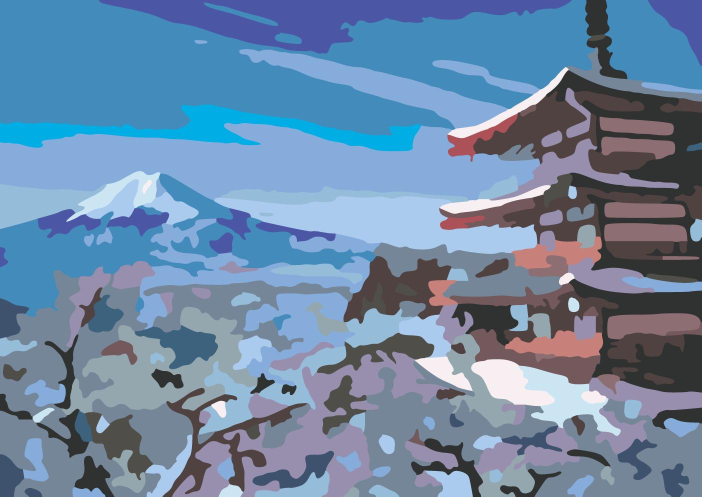
#> input picture design-preview.jpg, 1404 x 993 px (shown at 1/2 size)
$ python generate_reveal_masks.py
#> lines starting #> are read from the running program, lines starting #| are printed output that depends on the picture; after the words box and inside, x2 and y2 are one past the last pixel; in counts of white or black regions, pixels touching at a corner belong together
"""Generate per-color reveal masks for the paint-by-numbers website.

Pipeline:
  1. Identify outline NETWORK on canvas.png (single largest 8-connected
     component of dark pixels). Number labels are smaller separate
     blobs and ride along inside their surrounding region.
  2. Connected-component label "everything that isn't the outline" to
     get the 200+ paint regions.
  3. For each region, take the AVERAGE colour of design-preview.jpg
     under its pixels — that's the region's true paint colour.
  4. K-means cluster those region colours into exactly N_COLORS groups.
     Each cluster centroid becomes one entry in the palette; every
     cluster has at least one region.
  5. Expand regions into the anti-aliased outline ring (between soft
     edge and deep-ink core) so reveals sit snug against the canvas
     line and paint over any number label they enclose.
  6. Write one RGBA reveal_NN.png per cluster.

This avoids the JPEG-compression artefact that made the previous
quantiser produce duplicate shades nobody used.

Run once after changing the design or canvas image:
    python generate_reveal_masks.py
"""
from collections import Counter
from pathlib import Path

import numpy as np
from PIL import Image
from scipy import ndimage
from scipy.cluster.vq import kmeans2

HERE = Path(__file__).parent
DESIGN = HERE / "design-preview.jpg"
OUT_DIR = HERE / "stempel-wanderung" / "static"
CANVAS = OUT_DIR / "canvas.png"

N_COLORS = 20
OUTLINE_DETECT_THRESHOLD = 240
TRUE_LINE_THRESHOLD = 180
MIN_REGION_PIXELS = 8

EIGHT_CONN = np.ones((3, 3), dtype=bool)


def main():
    design_arr = np.array(Image.open(DESIGN).convert("RGB"))
#> design_arr is the input picture: shape (993, 1404, 3); mean R, G, B 108.1, 135.1, 164.8
    h, w, _ = design_arr.shape
#> h = 993; w = 1404

    # ---- Outline network -------------------------------------------
    canvas_l = np.array(Image.open(CANVAS).convert("L").resize((w, h)))
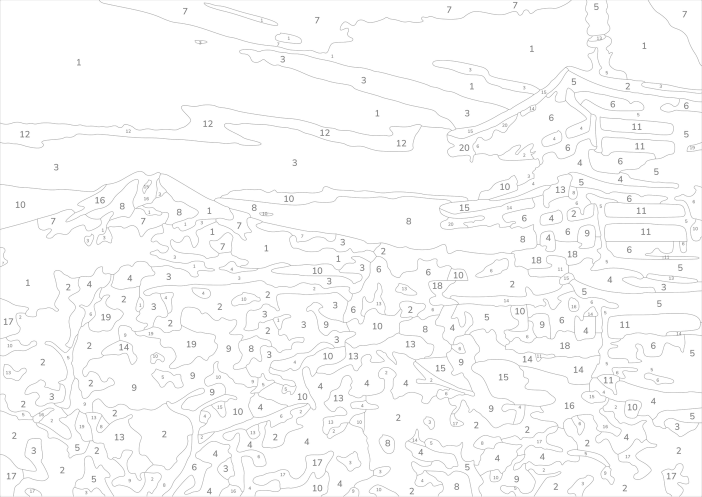
#> input picture stempel-wanderung/static/canvas.png, 1404 x 993 px (shown at 1/2 size)
    is_dark = canvas_l < OUTLINE_DETECT_THRESHOLD
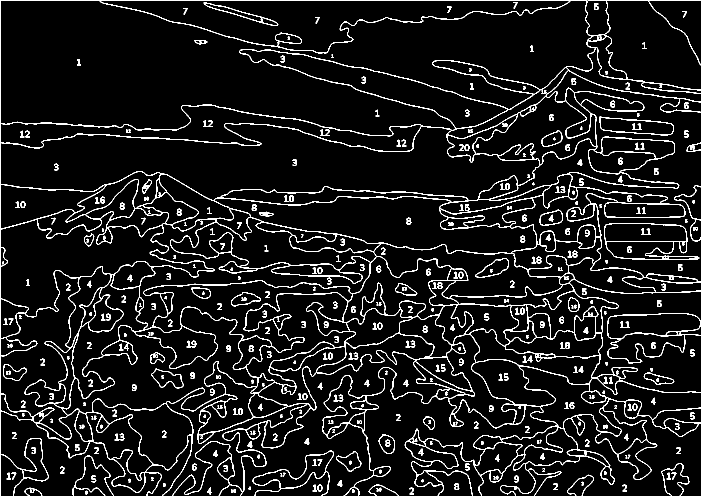
#> is_dark: shape (993, 1404) bool (shown at 1/2 size); 7.7% white in thin lines or dots
    dark_labels, n_dark = ndimage.label(is_dark, structure=EIGHT_CONN)
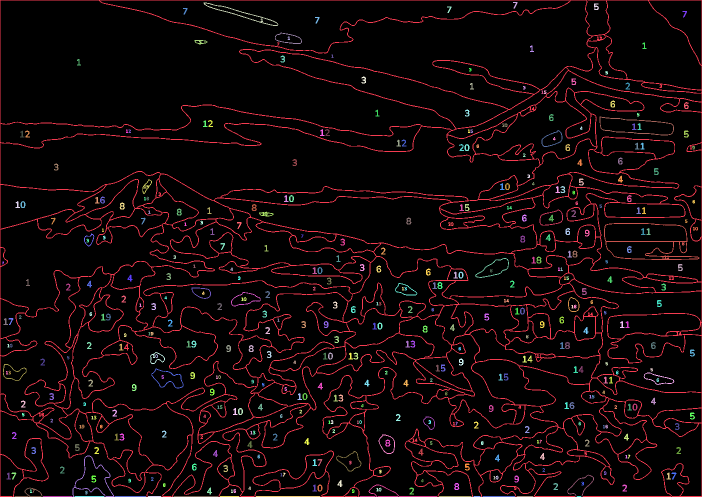
#> dark_labels: shape (993, 1404) int32 (shown at 1/2 size); 417 distinct labels, from 0 to 416; one colour per label, 0 black
#> n_dark = 416
    if n_dark == 0:
        raise SystemExit("No dark pixels in canvas — wrong image?")
    dark_sizes = ndimage.sum(is_dark, dark_labels, range(1, n_dark + 1))
#> dark_sizes = 416 values, max 80102 at index 0, min 8 at index 415, mean 259.4
    biggest_idx = int(dark_sizes.argmax()) + 1
#> biggest_idx = 1
    outline_network = dark_labels == biggest_idx
#> outline_network: shape (993, 1404) bool; 5.7% white in thin lines or dots
    true_line = canvas_l < TRUE_LINE_THRESHOLD
#> true_line: shape (993, 1404) bool; 1.8% white in thin lines or dots
    print(f"Canvas: outline network {int(outline_network.sum())} px, "
          f"true line {int(true_line.sum())} px.")
#| Canvas: outline network 80102 px, true line 25153 px.

    # ---- Region labels ---------------------------------------------
    interior = ~outline_network
#> interior: shape (993, 1404) bool; 94.3% white; black in thin lines or dots
    labels, n_components = ndimage.label(interior, structure=EIGHT_CONN)
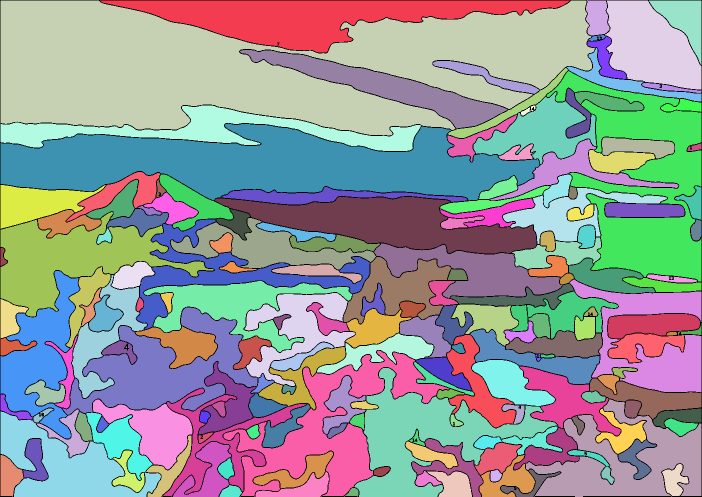
#> labels: shape (993, 1404) int32 (shown at 1/2 size); 191 distinct labels, from 0 to 190; one colour per label, 0 black
#> n_components = 190
    print(f"  {n_components} region components.")
#|   190 region components.

    # ---- Compute each region's average design colour ---------------
    region_ids = []
    region_avg = []
    region_sizes = ndimage.sum(
        labels > 0, labels, range(1, n_components + 1)
    )
#> region_sizes = 190 values, max 203181 at index 2, min 1 at index 144, mean 6916.2
    for region_id in range(1, n_components + 1):
        size = region_sizes[region_id - 1]
        if size < MIN_REGION_PIXELS:
            continue
        mask = labels == region_id
        avg = design_arr[mask].mean(axis=0)
        region_ids.append(region_id)
        region_avg.append(avg)
#> this loop made 190 passes
#> (size, avg) on passes 1 to 3: (43648, [74.61, 88.95, 166.1]), (2737, [47.18, 50.23, 50.31]), (203181, [67.2, 139, 187])
#> pass 1, in main, `mask = labels == region_id`:
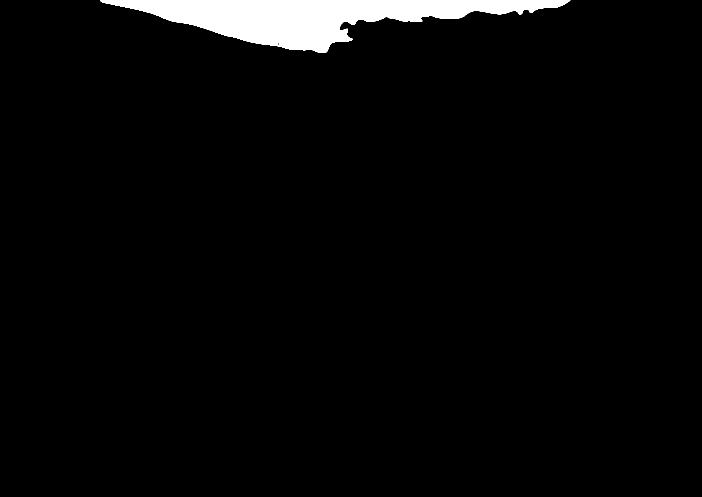
#> mask: shape (993, 1404) bool (shown at 1/2 size); 3.1% white; 1 white region, box (x1, y1, x2, y2) and area: (200, 0, 1141, 105) 43648
#> after the loop, region_avg = 186 items, first 6: [74.61, 88.95, 166.1], [47.18, 50.23, 50.31], [67.2, 139, 187], [67.37, 138.8, 186.7], [74.99, 86.12, 164.9], [78.85, 77.66, 72.53]; region_ids = 186 values from 1 to 190
    region_avg = np.asarray(region_avg, dtype=np.float64)
#> region_avg = 186 rows, first 8: [74.61, 88.95, 166.1], [47.18, 50.23, 50.31], [67.2, 139, 187], [67.37, 138.8, 186.7], [74.99, 86.12, 164.9], [78.85, 77.66, 72.53], [47.51, 50.08, 50.03], [117.3, 133.8, 152.2]
    print(f"  {len(region_ids)} regions large enough to colour.")
#|   186 regions large enough to colour.

    # ---- K-means cluster region colours into N_COLORS groups -------
    centroids, cluster_labels = kmeans2(
        region_avg,
        k=N_COLORS,
        minit="++",
        seed=42,
    )
#> centroids = 20 rows, first 8: [126.2, 98.28, 102.4], [80.98, 78.07, 74.79], [247.6, 238.6, 242], [151.5, 143, 173.7], [62.07, 87.56, 114.5], [134.3, 171.8, 218.7], [47.47, 50.06, 50.08], [68.18, 138.5, 187]; cluster_labels = 186 values, max 19 at index 19, min 0 at index 18, mean 7.68
    palette = [
        (int(round(c[0])), int(round(c[1])), int(round(c[2])))
        for c in centroids
    ]
#> palette = 20 items, first 6: (126, 98, 102), (81, 78, 75), (248, 239, 242), (151, 143, 174), (62, 88, 115), (134, 172, 219)
    region_color = dict(zip(region_ids, [int(c) for c in cluster_labels]))
#> region_color = 186 items

    # ---- Expand labels into anti-aliased ring (snug against line) --
    aa_ring = outline_network & ~true_line
#> aa_ring: shape (993, 1404) bool; 4.8% white in thin lines or dots
    fillable = aa_ring & (labels == 0)
    if fillable.any():
        _, idx = ndimage.distance_transform_edt(
            labels == 0, return_indices=True
        )
        labels = labels.copy()
        labels[fillable] = labels[idx[0][fillable], idx[1][fillable]]
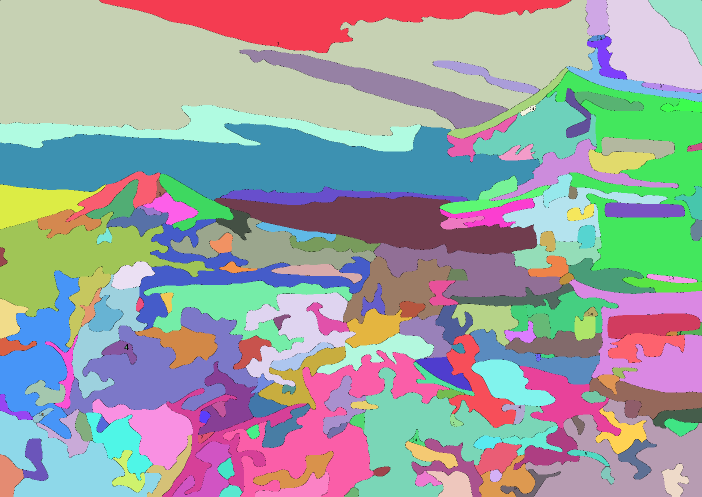
#> labels: shape (993, 1404) int32 (shown at 1/2 size); 191 distinct labels, from 0 to 190; one colour per label, 0 black

    # ---- Write reveal masks ----------------------------------------
    OUT_DIR.mkdir(parents=True, exist_ok=True)
    color_to_regions = Counter()
    for c in region_color.values():
        color_to_regions[c] += 1
#> this loop made 186 passes
#> c on passes 1 to 3: 8, 6, 7
#> after the loop, color_to_regions = 20 items

    print(f"{'#':>3}  {'Color':>15}  {'Regions':>8}  {'Pixels':>10}  {'KB':>6}")
    for color_id in range(N_COLORS):
        mask = np.zeros((h, w), dtype=bool)
        for region_id, c in region_color.items():
            if c == color_id:
                mask |= labels == region_id
        rgba = np.zeros((h, w, 4), dtype=np.uint8)
        r, g, b = palette[color_id]
        rgba[mask, 0] = r
        rgba[mask, 1] = g
        rgba[mask, 2] = b
        rgba[mask, 3] = 255
        out_path = OUT_DIR / f"reveal_{color_id + 1:02d}.png"
        Image.fromarray(rgba, "RGBA").save(out_path, optimize=True)
        sz = out_path.stat().st_size / 1024
        print(f"{color_id + 1:>3}  rgb{palette[color_id]!s:>13}  "
              f"{color_to_regions[color_id]:>8}  {int(mask.sum()):>10}  "
              f"{sz:>6.1f}")
#> this loop made 1 pass
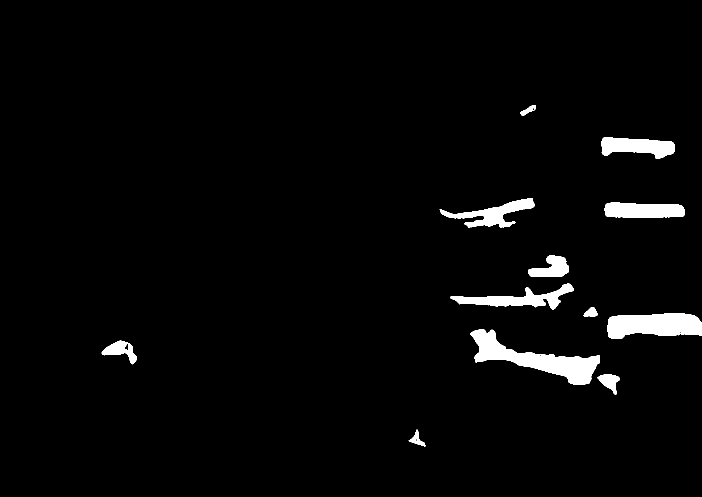
#> mask: shape (993, 1404) bool (shown at 1/2 size); 2.9% white; 12 white regions, largest, box (x1, y1, x2, y2) and area: (940, 658, 1200, 769) 9797, (1215, 627, 1404, 678) 7592, (900, 567, 1148, 619) 4561


if __name__ == "__main__":
#> (the run stopped early here; a loop or call above may not have finished)
